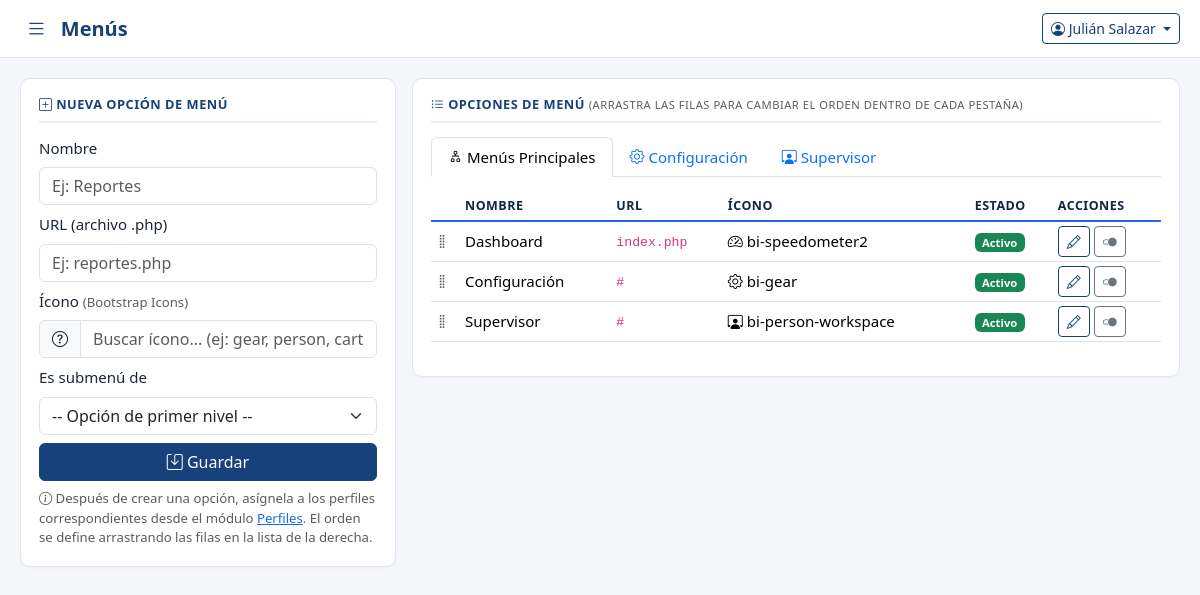
Page /sistema/menus.php (signed in) on the committed database.
### tables this page shows
CREATE TABLE `tbl_menu_admin` (
  `id` int(11) NOT NULL AUTO_INCREMENT,
  `nombre` varchar(100) NOT NULL,
  `url` varchar(150) NOT NULL,
  `icono` varchar(50) DEFAULT NULL,
  `orden` int(11) NOT NULL DEFAULT 0,
  `is_submenu` int(11) NOT NULL DEFAULT 0,
  `state` tinyint(1) NOT NULL DEFAULT 1,
  `user_ing` int(11) DEFAULT NULL,
  `fecha_hora_ing` datetime NOT NULL DEFAULT current_timestamp(),
  PRIMARY KEY (`id`)
);

### sistema/includes/functions.php (called while the page is built, shortened)
<?php
function limpiar($valor) {
    return htmlspecialchars(trim($valor ?? ''), ENT_QUOTES, 'UTF-8');
}

### sistema/menus.php (the view, shortened to what this page needs)
<?php
require_once __DIR__ . '/includes/auth.php';
require_once __DIR__ . '/includes/functions.php';
$principales = $pdo->query("SELECT * FROM tbl_menu_admin WHERE is_submenu = 0 ORDER BY orden ASC")->fetchAll();
$hijosPorPadre = [];
foreach ($principales as $p) {
    $stmt = $pdo->prepare("SELECT * FROM tbl_menu_admin WHERE is_submenu = ? ORDER BY orden ASC");
    $stmt->execute([$p['id']]);
    $hijosPorPadre[$p['id']] = $stmt->fetchAll();
}
include __DIR__ . '/includes/header.php';
?>
<div class="row g-3">
    <div class="col-lg-4">
        <div class="card-panel">
            <h6 class="panel-title" id="tituloForm"><i class="bi bi-plus-square"></i> Nueva Opción de Menú</h6>
            <form method="post" id="formMenu">
                <div class="mb-2">
                    <label class="form-label">Nombre</label>
                    <input type="text" name="nombre" id="m_nombre" class="form-control" placeholder="Ej: Reportes" required>
                </div>
                <div class="mb-2">
                    <label class="form-label">URL (archivo .php)</label>
                    <input type="text" name="url" id="m_url" class="form-control" placeholder="Ej: reportes.php" required>
                </div>
                <div class="mb-2">
                    <label class="form-label">Ícono <small class="text-muted">(Bootstrap Icons)</small></label>
                    <div class="icon-picker">
                        <div class="input-group">
                            <span class="input-group-text"><i class="bi bi-question-circle" id="m_icono_preview"></i></span>
                            <input type="text" class="form-control" id="m_icono_buscar" placeholder="Buscar ícono... (ej: gear, person, cart)" autocomplete="off">
                        </div>
                    </div>
                </div>
                <div class="mb-2">
                    <label class="form-label">Es submenú de</label>
                    <select class="form-select" name="is_submenu" id="m_is_submenu">
                        <option value="0">-- Opción de primer nivel --</option>
                    </select>
                </div>
                <button class="btn btn-tsp w-100" type="submit"><i class="bi bi-save"></i> Guardar</button>
                <small class="text-muted d-block mt-2"><i class="bi bi-info-circle"></i> Después de crear una opción, asígnela a los perfiles correspondientes desde el módulo <a href="perfiles.php">Perfiles</a>. El orden se define arrastrando las filas en la lista de la derecha.</small>
            </form>
        </div>
    </div>
    <div class="col-lg-8">
        <div class="card-panel">
            <h6 class="panel-title"><i class="bi bi-list-ul"></i> Opciones de Menú <small class="text-muted fw-normal">(arrastra las filas para cambiar el orden dentro de cada pestaña)</small></h6>
            <ul class="nav nav-tabs" id="tabsMenus" role="tablist">
                <li class="nav-item" role="presentation">
                    <button class="nav-link active" data-bs-toggle="tab" data-bs-target="#tab-principales" type="button">
                        <i class="bi bi-diagram-2"></i> Menús Principales
                    </button>
                </li>
                <?php foreach ($principales as $p): ?>
                    <?php if (!empty($hijosPorPadre[$p['id']])): ?>
                        <li class="nav-item" role="presentation">
                            <button class="nav-link" data-bs-toggle="tab" data-bs-target="#tab-hijo-<?= $p['id'] ?>" type="button">
                                <i class="bi <?= limpiar($p['icono'] ?: 'bi-dot') ?>"></i> <?= limpiar($p['nombre']) ?>
                            </button>
                        </li>
                    <?php endif; ?>
                <?php endforeach; ?>
            </ul>
            <div class="tab-content mt-3">
                <div class="tab-pane fade show active" id="tab-principales">
                    <div class="table-responsive">
                        <table class="table table-sm table-tsp align-middle">
                            <thead><tr><th style="width:30px;"></th><th>Nombre</th><th>URL</th><th>Ícono</th><th>Estado</th><th>Acciones</th></tr></thead>
                            <tbody id="lista-principales">
                            <?php foreach ($principales as $m): ?>
                                <tr draggable="true" data-id="<?= $m['id'] ?>" class="fila-arrastrable">
                                    <td class="cursor-pointer text-muted"><i class="bi bi-grip-vertical"></i></td>
                                    <td><?= limpiar($m['nombre']) ?></td>
                                    <td><code><?= limpiar($m['url']) ?></code></td>
                                    <td><i class="bi <?= limpiar($m['icono']) ?>"></i> <?= limpiar($m['icono']) ?></td>
                                    <td><span class="badge <?= (int)$m['state']===1?'bg-success':'bg-secondary' ?>"><?= (int)$m['state']===1?'Activo':'Inactivo' ?></span></td>
                                    <td class="text-nowrap">
                                        <button class="btn btn-sm btn-outline-tsp" onclick='editarMenu(<?= json_encode($m, JSON_HEX_APOS|JSON_HEX_QUOT) ?>)'><i class="bi bi-pencil"></i></button>
                                        <a href="menus.php?toggle=<?= $m['id'] ?>" class="btn btn-sm btn-outline-secondary" onclick="return confirmarAccion('¿Cambiar el estado de esta opción de menú?')"><i class="bi bi-toggle2-on"></i></a>
                                    </td>
                                </tr>
                            <?php endforeach; ?>
                            </tbody>
                        </table>
                    </div>
                </div>
            </div>
        </div>
    </div>
</div>
<?php include __DIR__ . '/includes/footer.php'; ?>

### sistema/assets/css/style.css (style rules this page uses)
:root { --azul-oscuro: #0f2647; --azul-principal: #17417a; --azul-medio: #2563eb; --azul-claro: #e6edfb; --naranja: #f0803c; --crema: #f5f7fb; --texto: #1c2733; --rojo: #c0392b; --sidebar-width: 250px; }
* { box-sizing: border-box; }
body { background-color: var(--crema); color: var(--texto); font-family: 'Segoe UI', Roboto, Arial, sans-serif; font-size: 0.94rem; }
.card-panel { background: #fff; border: 1px solid #e2e6ee; border-radius: 10px; padding: 18px; margin-bottom: 18px; box-shadow: 0 1px 3px rgba(0,0,0,0.04); }
.card-panel h6.panel-title { color: var(--azul-principal); font-weight: 700; letter-spacing: 0.5px; font-size: 0.8rem; text-transform: uppercase; margin-bottom: 14px; border-bottom: 2px solid var(--azul-claro); padding-bottom: 8px; }
.btn-tsp { background: var(--azul-principal); border-color: var(--azul-principal); color: #fff; }
.btn-outline-tsp { border-color: var(--azul-principal); color: var(--azul-principal); }
.table-tsp thead { background: var(--azul-claro); }
.table-tsp thead th { color: var(--azul-oscuro); font-size: 0.78rem; text-transform: uppercase; letter-spacing: .5px; border-bottom: 2px solid var(--azul-medio); }
.table-tsp td, .table-tsp th { vertical-align: middle; }
.cursor-pointer { cursor: pointer; }
.fila-arrastrable td:first-child { touch-action: none; }
.icon-picker { position: relative; }

### rows in the picture
tbl_menu_admin: nombre "Configuración", url "#", icono "bi-gear", state "Activo"
tbl_menu_admin: nombre "Supervisor", url "#", icono "bi-person-workspace", state "Activo"
tbl_menu_admin: nombre "Dashboard", url "index.php", icono "bi-speedometer2", state "Activo"

### other values in the picture
limpiar($tituloPagina ?? '') "Menús"
limpiar($_SESSION['tsp_nombre'] ?? '') "Julián Salazar"
